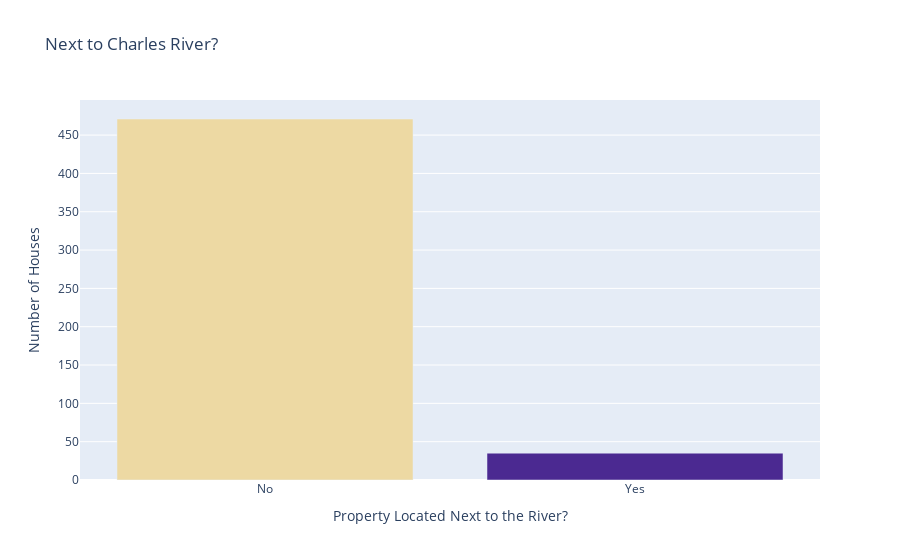

This figure's notebook cell:
### Code cell
bar = px.bar(
    river_locations,
    x=river_locations.index,
    y=river_locations.values,
    title="Next to Charles River?",
    color=river_locations.values,
    color_continuous_scale="Agsunset"
)

bar.update_layout(
    xaxis_title="Property Located Next to the River?",
    yaxis_title="Number of Houses",
    coloraxis_showscale=False
)

bar.show()

### Figure 1 — Plotly figure (JSON) as saved in the notebook; plotly's stock layout.template omitted (floating-point values rounded to 4 significant figures)
{"data": [{"alignmentgroup": "True", "hovertemplate": "index=%{x}<br>y=%{y}<br>color=%{marker.color}<extra></extra>", "legendgroup": "", "marker": {"color": [471, 35], "coloraxis": "coloraxis", "pattern": {"shape": ""}}, "name": "", "offsetgroup": "", "orientation": "v", "showlegend": false, "textposition": "auto", "type": "bar", "x": ["No", "Yes"], "xaxis": "x", "y": [471, 35], "yaxis": "y"}], "layout": {"barmode": "relative", "coloraxis": {"colorbar": {"title": {"text": "color"}}, "colorscale": [[0, "rgb(75, 41, 145)"], [0.1667, "rgb(135, 44, 162)"], [0.3333, "rgb(192, 54, 157)"], [0.5, "rgb(234, 79, 136)"], [0.6667, "rgb(250, 120, 118)"], [0.8333, "rgb(246, 169, 122)"], [1, "rgb(237, 217, 163)"]], "showscale": false}, "legend": {"tracegroupgap": 0}, "title": {"text": "Next to Charles River?"}, "xaxis": {"anchor": "y", "domain": [0, 1], "title": {"text": "Property Located Next to the River?"}}, "yaxis": {"anchor": "x", "domain": [0, 1], "title": {"text": "Number of Houses"}}}}
